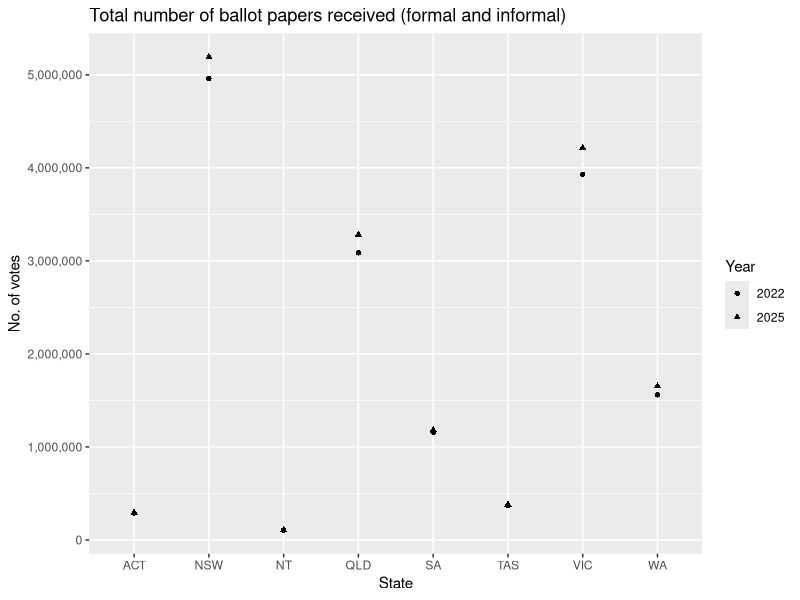
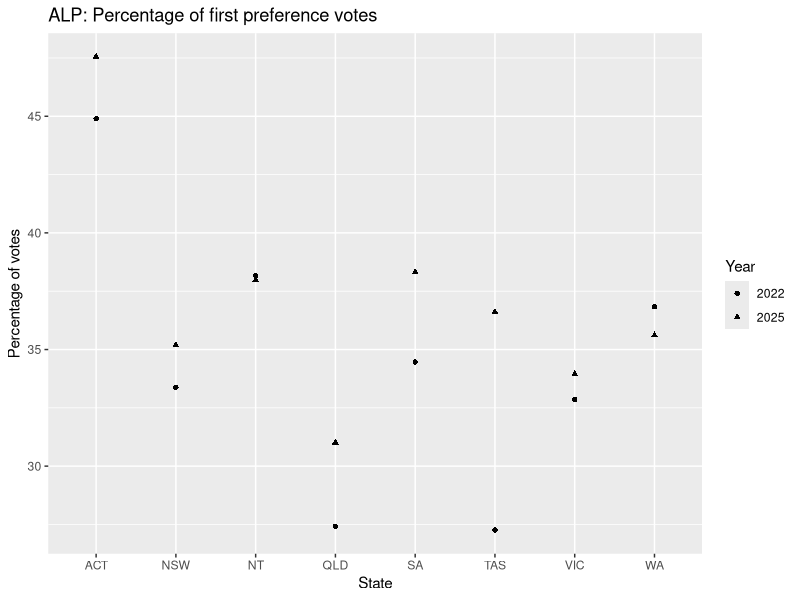

Write the R code that produced these figures, in order.
## ---- chunk 1

knitr::opts_chunk$set(echo = F)

## ---- chunk 2

library(tidyverse)
library(scales)  ## For number format on plot axes

## ---- chunk 3

votes2022 <- read_csv("../data/House1stPrefsByCandidateByVoteType2022-27966-20250517.csv", skip = 1, show_col_types = FALSE)

votes2025 <- read_csv("../data/House1stPrefsByCandidateByVoteType2025-31496-20250517.csv", skip = 1, show_col_types = FALSE)

## ---- chunk 4

state_informal_22 <- 
  votes2022 %>%
  filter(Surname == "Informal") %>%
  group_by(StateAb) %>%
  summarise(state_informal = sum(TotalVotes))

state_informal_22

## ---- chunk 5

state_votes_22 <- 
  votes2022 %>%
  group_by(StateAb) %>%
  summarise(state_votes = sum(TotalVotes)) %>%
  mutate(Year = "2022")

state_votes_22 <- 
  full_join(state_votes_22, state_informal_22) %>%
  mutate(state_formal = state_votes - state_informal)


N_votes_22 <- 
  state_votes_22 %>%
  summarise(sum(state_votes))

## ---- chunk 6

state_informal_25 <- 
  votes2025 %>%
  filter(Surname == "Informal") %>%
  group_by(StateAb) %>%
  summarise(state_informal = sum(TotalVotes))

state_informal_25

## ---- chunk 7

state_votes_25 <- 
  votes2025 %>%
  group_by(StateAb) %>%
  summarise(state_votes = sum(TotalVotes)) %>%
  mutate(Year = "2025")

state_votes_25 <- 
  full_join(state_votes_25, state_informal_25) %>%
  mutate(state_formal = state_votes - state_informal)

N_votes_25 <- 
  state_votes_25 %>%
  summarise(sum(state_votes))

## ---- chunk 8

N_votes_25 - N_votes_22

## ---- chunk 9

party_nm <- 
  votes2022 %>%
  distinct(PartyNm)
  
party_nm

## ---- chunk 10

state_votes_2225 <-
  bind_rows(state_votes_22, state_votes_25)

state_votes_2225

## ---- chunk 11

ggplot(state_votes_2225, aes(x = StateAb, y = state_votes, 
                             shape = factor(Year))) +
  geom_point() +
  labs(x = "State", y = "No. of votes") +
  scale_y_continuous(labels = label_comma()) +
  guides(shape = guide_legend(title = "Year")) +
  ggtitle("Total number of ballot papers received (formal and informal)")
         
## ---- chunk 12

alp_n_22 <-
  votes2022 %>%
  filter(PartyAb == "ALP") %>%
  group_by(StateAb) %>%
  summarise(alp_votes = sum(TotalVotes)) %>%
  mutate(Year = "2022")

alp_n_22 <- full_join(alp_n_22, state_votes_22)
  
alp_n_25 <-
  votes2025 %>%
  filter(PartyAb == "ALP") %>%
  group_by(StateAb) %>%
  summarise(alp_votes = sum(TotalVotes)) %>%
  mutate(Year = "2025")

alp_n_25 <- full_join(alp_n_25, state_votes_25)

alp_n_2225 <-
  bind_rows(alp_n_22, alp_n_25)


## ---- chunk 13

alp_pc_2225 <- 
  full_join(alp_n_2225, state_votes_2225) %>%
  mutate(alp_pc = alp_votes / state_formal * 100)

## ---- chunk 14

ggplot(alp_pc_2225, aes(x = StateAb, y = alp_pc, 
                        shape = factor(Year))) +
  geom_point() +
  labs(x = "State", y = "Percentage of votes") +
  scale_y_continuous(labels = label_comma()) +
  guides(shape = guide_legend(title = "Year")) +
  ggtitle("ALP: Percentage of first preference votes")


